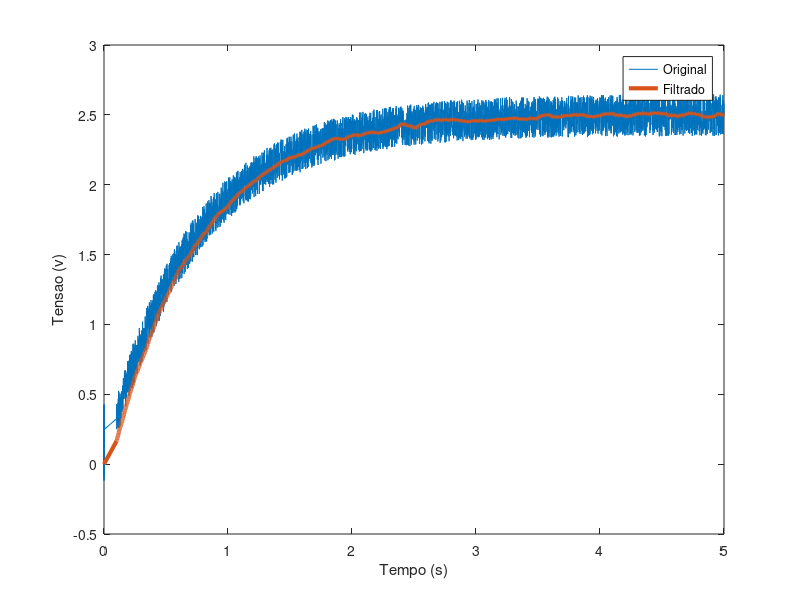

This chart was generated by the following MATLAB code:
clc;
clear all;

janela = 100;

data = load('output.txt');

num_amostra = 5000;

ts = 1/1000;

for i = janela+1:num_amostra
    tempo(i) = i * ts;
    sum = 0;
    for j = 0:janela-1
        sum = sum + data(i-j);
    end
    filtered_data(i) = sum / janela;
end


figure;
plot(tempo, data);
hold on;
plot(tempo, filtered_data,'LineWidth',3);
xlabel('Tempo (s)');
ylabel('Tensao (v)');
legend('Original', 'Filtrado');

